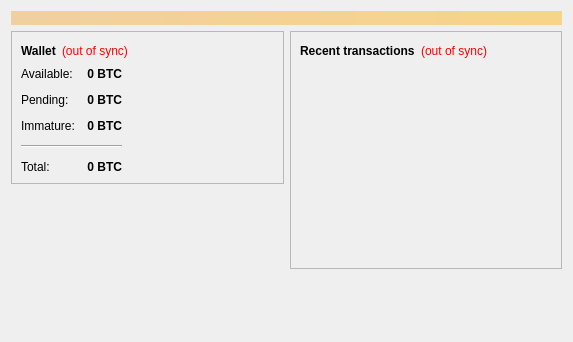
<?xml version="1.0" encoding="UTF-8"?>
<ui version="4.0">
 <class>OverviewPage</class>
 <widget class="QWidget" name="OverviewPage">
  <property name="geometry">
   <rect>
    <x>0</x>
    <y>0</y>
    <width>573</width>
    <height>342</height>
   </rect>
  </property>
  <property name="windowTitle">
   <string>Form</string>
  </property>
  <layout class="QVBoxLayout" name="topLayout">
   <item>
    <widget class="QLabel" name="labelAlerts">
     <property name="visible">
      <bool>false</bool>
     </property>
     <property name="styleSheet">
      <string notr="true">background-color: qlineargradient(x1: 0, y1: 0, x2: 1, y2: 0, stop:0 #F0D0A0, stop:1 #F8D488); color:#000000;</string>
     </property>
     <property name="wordWrap">
      <bool>true</bool>
     </property>
     <property name="margin">
      <number>3</number>
     </property>
    </widget>
   </item>
   <item>
    <layout class="QHBoxLayout" name="horizontalLayout" stretch="1,1">
     <item>
      <layout class="QVBoxLayout" name="verticalLayout_2">
       <item>
        <widget class="QFrame" name="frame">
         <property name="frameShape">
          <enum>QFrame::StyledPanel</enum>
         </property>
         <property name="frameShadow">
          <enum>QFrame::Raised</enum>
         </property>
         <layout class="QVBoxLayout" name="verticalLayout_4">
          <item>
           <layout class="QHBoxLayout" name="horizontalLayout_4">
            <item>
             <widget class="QLabel" name="label_5">
              <property name="font">
               <font>
                <weight>75</weight>
                <bold>true</bold>
               </font>
              </property>
              <property name="text">
               <string>Wallet</string>
              </property>
             </widget>
            </item>
            <item>
             <widget class="QLabel" name="labelWalletStatus">
              <property name="toolTip">
               <string>The displayed information may be out of date. Your wallet automatically synchronizes with the Megcoin network after a connection is established, but this process has not completed yet.</string>
              </property>
              <property name="styleSheet">
               <string notr="true">QLabel { color: red; }</string>
              </property>
              <property name="text">
               <string notr="true">(out of sync)</string>
              </property>
              <property name="alignment">
               <set>Qt::AlignLeading|Qt::AlignLeft|Qt::AlignVCenter</set>
              </property>
             </widget>
            </item>
            <item>
             <spacer name="horizontalSpacer_2">
              <property name="orientation">
               <enum>Qt::Horizontal</enum>
              </property>
              <property name="sizeHint" stdset="0">
               <size>
                <width>40</width>
                <height>20</height>
               </size>
              </property>
             </spacer>
            </item>
           </layout>
          </item>
          <item>
          <layout class="QHBoxLayout" name="horizontalLayout_3">
           <item>
           <layout class="QFormLayout" name="formLayout_2">
            <property name="fieldGrowthPolicy">
             <enum>QFormLayout::AllNonFixedFieldsGrow</enum>
            </property>
            <property name="horizontalSpacing">
             <number>12</number>
            </property>
            <property name="verticalSpacing">
             <number>12</number>
            </property>
            <item row="0" column="0">
             <widget class="QLabel" name="label">
              <property name="text">
               <string>Available:</string>
              </property>
             </widget>
            </item>
            <item row="0" column="1">
             <widget class="QLabel" name="labelBalance">
              <property name="font">
               <font>
                <weight>75</weight>
                <bold>true</bold>
               </font>
              </property>
              <property name="cursor">
               <cursorShape>IBeamCursor</cursorShape>
              </property>
              <property name="toolTip">
               <string>Your current spendable balance</string>
              </property>
              <property name="text">
               <string notr="true">0 BTC</string>
              </property>
              <property name="alignment">
               <set>Qt::AlignRight|Qt::AlignTrailing|Qt::AlignVCenter</set>
              </property>
              <property name="textInteractionFlags">
               <set>Qt::LinksAccessibleByMouse|Qt::TextSelectableByKeyboard|Qt::TextSelectableByMouse</set>
              </property>
             </widget>
            </item>
            <item row="1" column="0">
             <widget class="QLabel" name="label_3">
              <property name="text">
               <string>Pending:</string>
              </property>
             </widget>
            </item>
            <item row="1" column="1">
             <widget class="QLabel" name="labelUnconfirmed">
              <property name="font">
               <font>
                <weight>75</weight>
                <bold>true</bold>
               </font>
              </property>
              <property name="cursor">
               <cursorShape>IBeamCursor</cursorShape>
              </property>
              <property name="toolTip">
               <string>Total of transactions that have yet to be confirmed, and do not yet count toward the spendable balance</string>
              </property>
              <property name="text">
               <string notr="true">0 BTC</string>
              </property>
              <property name="alignment">
               <set>Qt::AlignRight|Qt::AlignTrailing|Qt::AlignVCenter</set>
              </property>
              <property name="textInteractionFlags">
               <set>Qt::LinksAccessibleByMouse|Qt::TextSelectableByKeyboard|Qt::TextSelectableByMouse</set>
              </property>
             </widget>
            </item>
            <item row="2" column="0">
             <widget class="QLabel" name="labelImmatureText">
              <property name="text">
               <string>Immature:</string>
              </property>
             </widget>
            </item>
            <item row="2" column="1">
             <widget class="QLabel" name="labelImmature">
              <property name="font">
               <font>
                <weight>75</weight>
                <bold>true</bold>
               </font>
              </property>
              <property name="toolTip">
               <string>Mined balance that has not yet matured</string>
              </property>
              <property name="text">
               <string notr="true">0 BTC</string>
              </property>
              <property name="alignment">
               <set>Qt::AlignRight|Qt::AlignTrailing|Qt::AlignVCenter</set>
              </property>
              <property name="textInteractionFlags">
               <set>Qt::LinksAccessibleByMouse|Qt::TextSelectableByKeyboard|Qt::TextSelectableByMouse</set>
              </property>
             </widget>
            </item>
            <item row="4" column="0">
             <widget class="QLabel" name="labelTotalText">
              <property name="text">
               <string>Total:</string>
              </property>
             </widget>
            </item>
            <item row="4" column="1">
             <widget class="QLabel" name="labelTotal">
              <property name="font">
               <font>
                <weight>75</weight>
                <bold>true</bold>
               </font>
              </property>
              <property name="cursor">
               <cursorShape>IBeamCursor</cursorShape>
              </property>
              <property name="toolTip">
               <string>Your current total balance</string>
              </property>
              <property name="text">
               <string notr="true">0 BTC</string>
              </property>
              <property name="alignment">
               <set>Qt::AlignRight|Qt::AlignTrailing|Qt::AlignVCenter</set>
              </property>
              <property name="textInteractionFlags">
               <set>Qt::LinksAccessibleByMouse|Qt::TextSelectableByKeyboard|Qt::TextSelectableByMouse</set>
              </property>
             </widget>
            </item>
            <item row="3" column="0" colspan="2">
             <widget class="Line" name="line">
              <property name="orientation">
               <enum>Qt::Horizontal</enum>
              </property>
             </widget>
            </item>
           </layout>
          </item>
            <item>
             <spacer name="horizontalSpacer_3">
              <property name="orientation">
               <enum>Qt::Horizontal</enum>
              </property>
              <property name="sizeHint" stdset="0">
               <size>
                <width>40</width>
                <height>20</height>
               </size>
              </property>
             </spacer>
            </item>
           </layout>
          </item>
         </layout>
        </widget>
       </item>
       <item>
        <spacer name="verticalSpacer">
         <property name="orientation">
          <enum>Qt::Vertical</enum>
         </property>
         <property name="sizeHint" stdset="0">
          <size>
           <width>20</width>
           <height>40</height>
          </size>
         </property>
        </spacer>
       </item>
       <item>
        <widget class="QLabel" name="label_wallet_bgcoin">
         <property name="text">
          <string/>
         </property>
         <property name="pixmap">
          <pixmap resource="../megcoin.qrc">:/images/wallet_bgcoin</pixmap>
         </property>
         <property name="scaledContents">
          <bool>false</bool>
         </property>
         <property name="alignment">
          <set>Qt::AlignCenter</set>
         </property>
         <property name="margin">
          <number>-2</number>
         </property>
        </widget>
       </item>
      </layout>
     </item>
     <item>
      <layout class="QVBoxLayout" name="verticalLayout_3">
       <item>
        <widget class="QFrame" name="frame_2">
         <property name="frameShape">
          <enum>QFrame::StyledPanel</enum>
         </property>
         <property name="frameShadow">
          <enum>QFrame::Raised</enum>
         </property>
         <layout class="QVBoxLayout" name="verticalLayout">
          <item>
           <layout class="QHBoxLayout" name="horizontalLayout_2">
            <item>
             <widget class="QLabel" name="label_4">
              <property name="text">
               <string>&lt;b&gt;Recent transactions&lt;/b&gt;</string>
              </property>
             </widget>
            </item>
            <item>
             <widget class="QLabel" name="labelTransactionsStatus">
              <property name="toolTip">
               <string>The displayed information may be out of date. Your wallet automatically synchronizes with the Megcoin network after a connection is established, but this process has not completed yet.</string>
              </property>
              <property name="styleSheet">
               <string notr="true">QLabel { color: red; }</string>
              </property>
              <property name="text">
               <string notr="true">(out of sync)</string>
              </property>
              <property name="alignment">
               <set>Qt::AlignRight|Qt::AlignTrailing|Qt::AlignVCenter</set>
              </property>
             </widget>
            </item>
            <item>
             <spacer name="horizontalSpacer">
              <property name="orientation">
               <enum>Qt::Horizontal</enum>
              </property>
              <property name="sizeHint" stdset="0">
               <size>
                <width>40</width>
                <height>20</height>
               </size>
              </property>
             </spacer>
            </item>
           </layout>
          </item>
          <item>
           <widget class="QListView" name="listTransactions">
            <property name="styleSheet">
             <string notr="true">QListView { background: transparent; }</string>
            </property>
            <property name="frameShape">
             <enum>QFrame::NoFrame</enum>
            </property>
            <property name="verticalScrollBarPolicy">
             <enum>Qt::ScrollBarAlwaysOff</enum>
            </property>
            <property name="horizontalScrollBarPolicy">
             <enum>Qt::ScrollBarAlwaysOff</enum>
            </property>
            <property name="selectionMode">
             <enum>QAbstractItemView::NoSelection</enum>
            </property>
           </widget>
          </item>
         </layout>
        </widget>
       </item>
       <item>
        <spacer name="verticalSpacer_2">
         <property name="orientation">
          <enum>Qt::Vertical</enum>
         </property>
         <property name="sizeHint" stdset="0">
          <size>
           <width>20</width>
           <height>40</height>
          </size>
         </property>
        </spacer>
       </item>
      </layout>
     </item>
    </layout>
   </item>
  </layout>
 </widget>
 <resources/>
 <connections/>
</ui>
